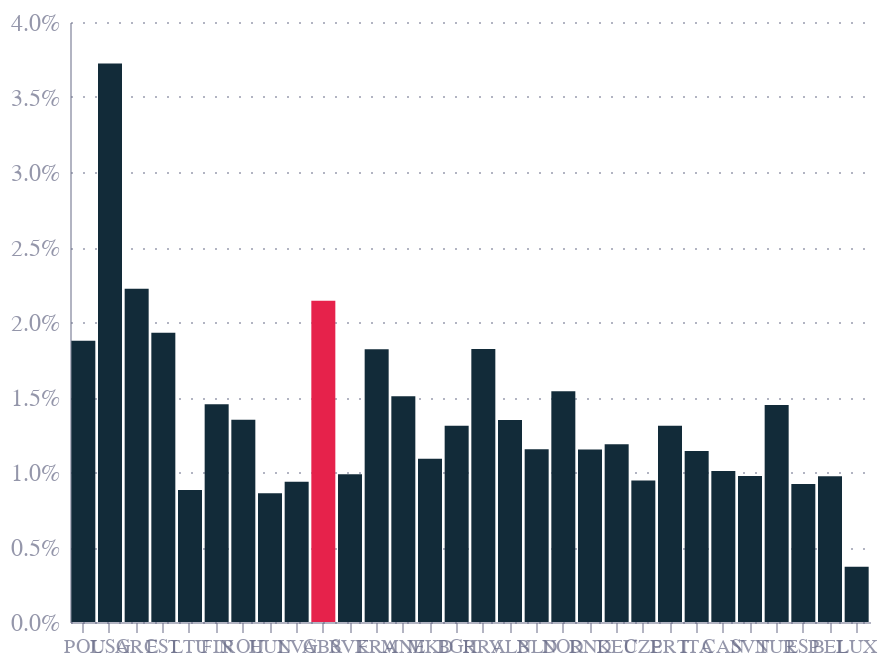

Notebook code for this chart:
### Code cell
bars

### Figure 1 — Vega-Lite specification as saved in the notebook (floating-point values rounded to 4 significant figures; data arrays with more than 128 entries replaced by an {"elided": "..."} marker saying what was removed)
{"config": {"font": "Circular Std", "mark": {"line": {"interpolate": "monotone"}}, "view": {"stroke": "transparent", "width": 400, "height": 300}, "range": {"category": ["#36B7B4", "#E6224B", "#F4C245", "#0063AF", "#00A767", "#179FDB", "#EB5C2E"], "diverging": ["#E6224B", "#E54753", "#C9C9C9", "#179FDB", "#122B39"], "heatmap": ["#C9C9C9", "#179FDB", "#0063AF", "#122B39"], "ordinal": ["#00A767", "#36B7B4", "#179FDB", "#0063AF", "#243B5A"]}, "axisX": {"domainColor": "#676A86", "domainOpacity": 0.5, "grid": false, "labelAngle": 0, "labelColor": "#676A86", "labelOpacity": 0.7, "orient": "bottom", "tickColor": "#676A86", "tickCount": 10, "tickOpacity": 0.5, "title": false, "titleAlign": "center", "titleAnchor": "middle", "titleColor": "#676A86", "titleFontSize": 12, "titleOpacity": 0.8, "titleY": -15}, "axisY": {"domainColor": "#676A86", "domainOpacity": 0.5, "gridColor": "#676A86", "gridDash": [1, 5], "gridOpacity": 0.5, "labelColor": "#676A86", "labelOpacity": 0.7, "labelPadding": 5, "tickColor": "#676A86", "tickCount": 8, "tickOpacity": 0.5, "ticks": false, "titleAlign": "left", "titleAngle": 0, "titleBaseline": "bottom", "titleColor": "#676A86", "titleFontSize": 12, "titleOpacity": 0.8, "titleX": 0, "titleY": -7}}, "data": {"name": "data-21f6168bc78d9ebd2b5feac4f80bd0f6"}, "mark": {"type": "bar"}, "encoding": {"color": {"condition": {"test": "(datum.iso3 === 'GBR')", "value": "#e6224b"}, "value": "#122b39"}, "x": {"axis": {"labelFontSize": 10, "titleFontSize": 12}, "field": "iso3", "sort": {"field": "rank"}, "type": "nominal"}, "y": {"axis": {"format": "%", "labelFontSize": 12, "titleFontSize": 12}, "field": "value", "scale": {"domain": [0, 0.04]}, "title": null, "type": "quantitative"}}, "params": [{"name": "param_29", "bind": {"input": "range", "max": 2023, "min": 2014, "name": "Year:", "step": 1}, "value": 2014}], "transform": [{"filter": "(datum.date === param_29)"}], "$schema": "https://vega.github.io/schema/vega-lite/v5.8.0.json", "datasets": {"data-21f6168bc78d9ebd2b5feac4f80bd0f6": {"elided": "300 records"}}}
